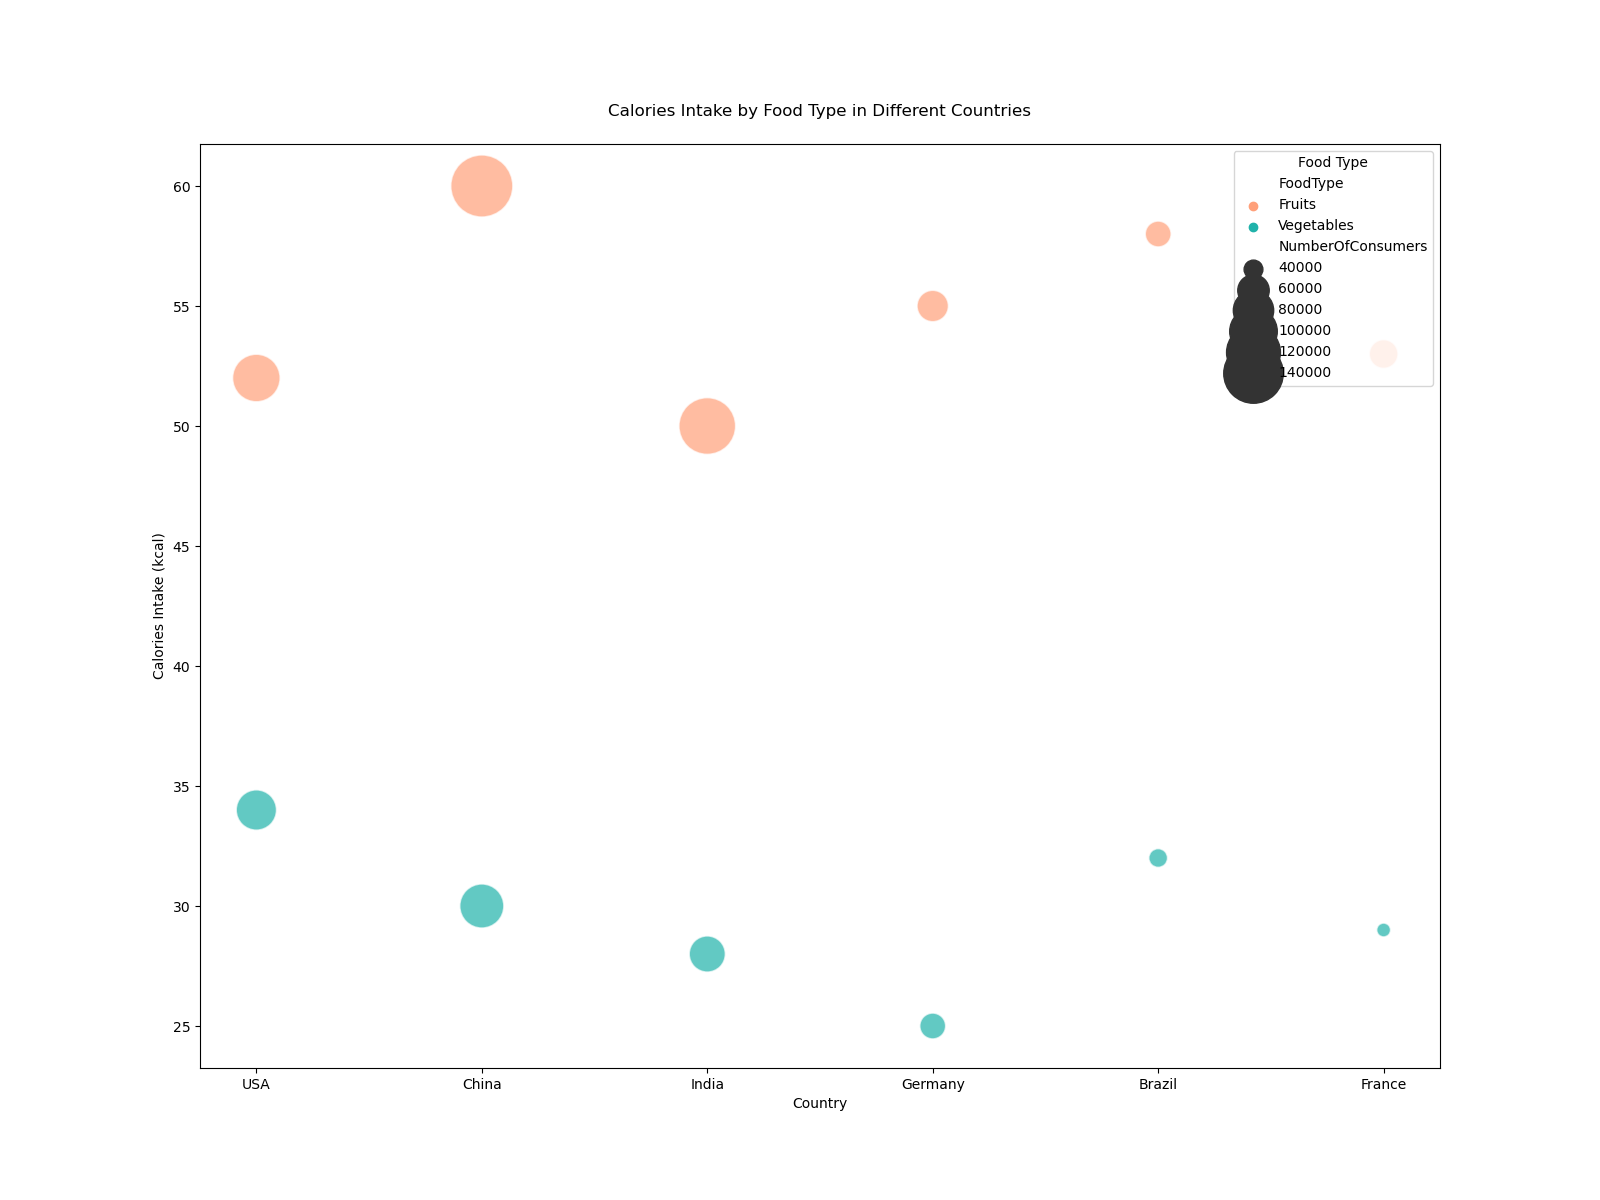

Source code (Python):

import seaborn as sns
import pandas as pd
import matplotlib.pyplot as plt

# Define the data
data = {
    'Country': ['USA', 'USA', 'China', 'China', 'India', 'India', 'Germany', 'Germany', 'Brazil', 'Brazil', 'France', 'France'],
    'FoodType': ['Fruits', 'Vegetables', 'Fruits', 'Vegetables', 'Fruits', 'Vegetables', 'Fruits', 'Vegetables', 'Fruits', 'Vegetables', 'Fruits', 'Vegetables'],
    'NumberOfConsumers': [100000, 80000, 150000, 90000, 130000, 70000, 60000, 50000, 50000, 40000, 55000, 35000],
    'CaloriesIntake': [52, 34, 60, 30, 50, 28, 55, 25, 58, 32, 53, 29]
}

# Create DataFrame
df = pd.DataFrame(data)

# Create the bubble chart
plt.figure(figsize=(16, 12))
bubble_plot = sns.scatterplot(data=df, x='Country', y='CaloriesIntake', size='NumberOfConsumers', hue='FoodType',
                              sizes=(100, 2000), alpha=0.7, palette=["#FFA07A", "#20B2AA"])

# Customize legend and axis labels
bubble_plot.legend(title='Food Type', loc='upper right')
plt.xlabel('Country')
plt.ylabel('Calories Intake (kcal)')
plt.title('Calories Intake by Food Type in Different Countries', pad=20)

# Show the plot
plt.show()
